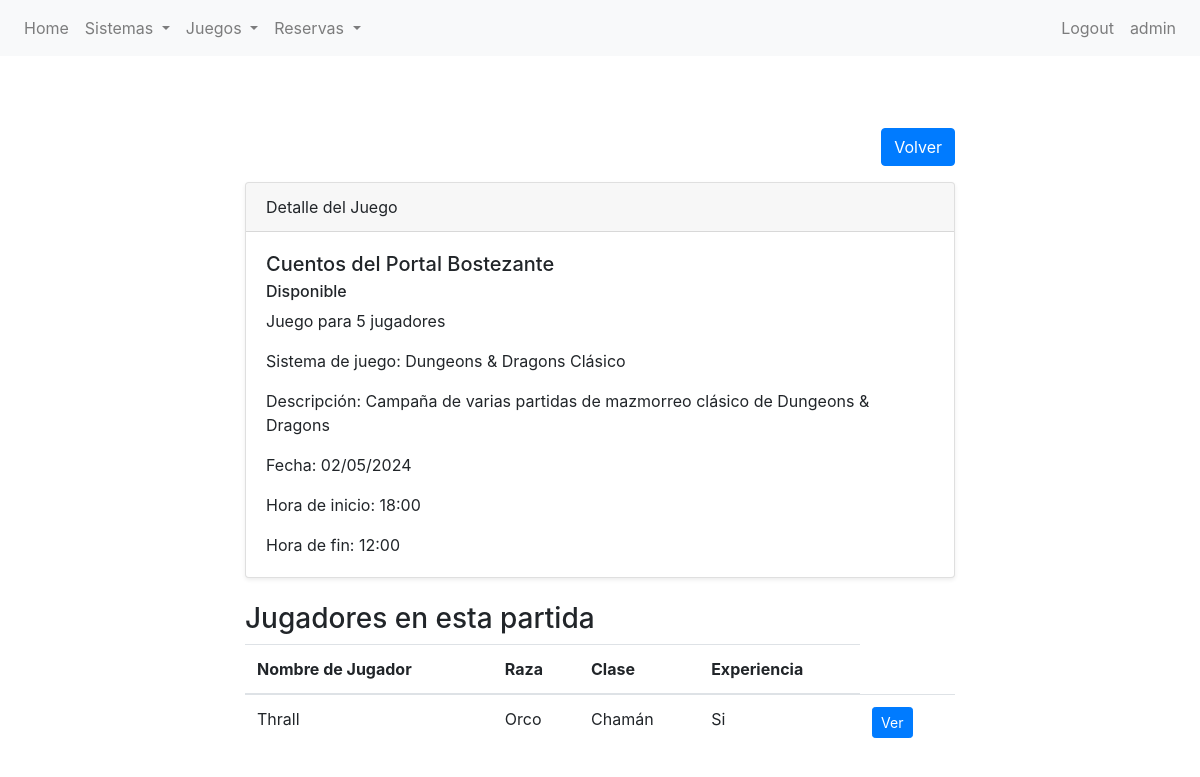
Screenshot of /partidas/juego/1/detail/ (signed in) with the database file from the repository.
### partidas/models.py (models this page shows, shortened)
class Juego(models.Model):
    nombre = models.CharField(max_length=250)
    disponible = models.BooleanField(default=True)
    numero_de_jugadores = models.IntegerField()
    sistema_de_juego = models.ForeignKey(Sistema, on_delete=models.CASCADE, related_name='sistema_de_juego')
    descripcion = models.TextField(blank=True, null=True)
    fecha = models.DateField(default=timezone.now)
    hora_inicio = models.TimeField(default=timezone.now)
    hora_fin = models.TimeField(default=timezone.now)

class Sistema(models.Model):
    nombre = models.CharField(max_length=100)
    dado = models.CharField(
        max_length=6,
        choices=Dado.choices,
        default=Dado.D20
        )
    base = models.CharField(
        max_length=6,
        choices=Base.choices,
        default=Base.DND5E
        )
    descripcion = models.CharField(max_length=500)
    def __str__(self):
        return f"{self.nombre}"

class Reserva(models.Model):
    jugador = models.ForeignKey(User, null=True, on_delete=models.SET_NULL)
    juego = models.ForeignKey(Juego, on_delete=models.CASCADE, related_name='reservas')
    raza = models.CharField(max_length=50)
    clase = models.CharField(max_length=50)
    experiencia = models.BooleanField(default=True)
    descripcion = models.TextField(max_length=500)
    def get_experiencia_display(self):
        return "Si" if self.experiencia else "No"

### partidas/views.py (the view)
# urls.py: path("juego/<int:pk>/detail/", JuegoDetailView.as_view(), name="juego-detail"),
class JuegoDetailView(LoginRequiredMixin, DetailView):
    model = Juego
    template_name = "partidas/vbc/juego-detail.html"
    context_object_name = "juego"

### partidas/templates/partidas/vbc/juego-detail.html (shortened to what this page needs)
{% extends 'partidas/base.html' %}
{% block content %}
<section class="py-5">
    <div class="container">
        <div class="row">
            <div class="col-lg-8 mx-auto">
                <div class="text-right mb-3">
                    <a href="#" class="btn btn-primary" onclick="history.back()">Volver</a>
                </div>
                <div class="card shadow-sm">
                    <div class="card-header">
                        Detalle del Juego
                    </div>
                    <div class="card-body">
                        <h5 class="card-title">{{ juego.nombre }}</h5>
                        {% if juego.disponible %}
                        <h6 class="card-subtitle mb-2">Disponible</h6>
                        {% else %}
                        <h6 class="card-subtitle mb-2">No Disponible</h6>
                        {% endif %}
                        <p class="card-text">Juego para {{ juego.numero_de_jugadores }} jugadores</p>
                        <p class="card-text">Sistema de juego: {{ juego.sistema_de_juego }}</p>
                        <p class="card-text">Descripción: {{ juego.descripcion | default:"No proporcionado" }}</p>
                        <p class="card-text">Fecha: {{ juego.fecha | date:"d/m/Y" }}</p>
                        <p class="card-text">Hora de inicio: {{ juego.hora_inicio | date:"H:i" }}</p>
                        <p class="card-text">Hora de fin: {{ juego.hora_fin | date:"H:i" }}</p>
                    </div>
                </div>
                <div class="mt-4">
                    <h3>Jugadores en esta partida</h3>
                    <table class="table">
                        <thead>
                            <tr>
                                <th scope="col">Nombre de Jugador</th>
                                <th scope="col">Raza</th>
                                <th scope="col">Clase</th>
                                <th scope="col">Experiencia</th>
                            </tr>
                        </thead>
                        <tbody>
                            {% for reserva in juego.reservas.all %}
                            <tr>
                                <td>{{ reserva.jugador }}</td>
                                <td>{{ reserva.raza }}</td>
                                <td>{{ reserva.clase }}</td>
                                <td>{{ reserva.get_experiencia_display }}</td>
                                <td class="d-flex align-items-center">
                                    <a href="{% url 'reserva-detail' reserva.id %}" class="btn btn-primary btn-sm mr-1">Ver</a>
                                </td>
                            </tr>
                            {% empty %}
                            <tr>
                                <td colspan="5">No hay jugadores para esta partida.</td>
                            </tr>
                            {% endfor %}
                        </tbody>
                    </table>
                </div>
            </div>
        </div>
    </div>
</section>
{% endblock %}

### partidas/templates/partidas/base.html (shortened to what this page needs)
{% load static %}
<!DOCTYPE html>
<html lang="en">
<head>
    <link rel="stylesheet" href="{% static 'partidas/css/bootstrap.css' %}">
</head>
<body>
    <nav class="navbar navbar-expand-lg navbar-light bg-light">
        <div class="collapse navbar-collapse" id="navbarNav">
            <ul class="navbar-nav">
                <li class="nav-item">
                    <a class="nav-link" href="{% url 'home' %}">Home</a>
                </li>
                {% if user.is_authenticated %}
                <li class="nav-item dropdown">
                    <a class="nav-link dropdown-toggle" href="#" id="navbarDropdownMenuLinkSistema" role="button" data-toggle="dropdown" aria-haspopup="true" aria-expanded="false">
                        Sistemas
                    </a>
                </li>
                <li class="nav-item dropdown">
                    <a class="nav-link dropdown-toggle" href="#" id="navbarDropdownMenuLinkJuego" role="button" data-toggle="dropdown" aria-haspopup="true" aria-expanded="false">
                        Juegos
                    </a>
                </li>
                <li class="nav-item dropdown">
                    <a class="nav-link dropdown-toggle" href="#" id="navbarDropdownMenuLinkReserva" role="button" data-toggle="dropdown" aria-haspopup="true" aria-expanded="false">
                        Reservas
                    </a>
                </li>
                {% endif %}
            </ul>
            <ul class="navbar-nav ml-auto">
                {% if user.is_authenticated %}
                    <li class="nav-item">
                        <a class="nav-link" href="{% url 'logout' %}">Logout</a>
                    </li>
                    <li class="nav-item">
                        <a class="nav-link" href="{% url 'editar-perfil' %}">{{ user }}</a>
                    </li>
                {% endif %}
            </ul>
        </div>
    </nav>
    <div class="container mt-4">
        {% block content %}{% endblock content %}
    </div>
</body>
</html>

### rows the page displays
Juego: nombre "Cuentos del Portal Bostezante", numero_de_jugadores "5", sistema_de_juego "Dungeons & Dragons Clásico", descripcion "Campaña de varias partidas de mazmorreo clásico de Dungeons & Dragons", fecha "02/05/2024", hora_inicio "18:00", hora_fin "12:00"
Reserva: jugador "Thrall", raza "Orco", clase "Chamán", experiencia "Si"

### other values shown
{{ user }} "admin"
